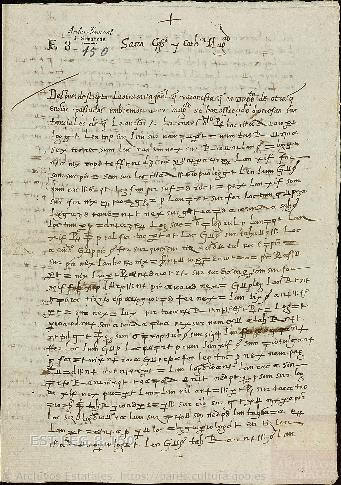
#> input picture adrian1521/t20.jpg, 341 x 485 px
$ python lines.py t20.jpg t30.jpg 5 5
#> lines starting #> are read from the running program, lines starting #| are printed output that depends on the picture
import numpy as np, sys, os
from PIL import Image, ImageOps
def segment(fn, x0=90, x1=None, y0=0, y1=None, thr=0.5):
#> called with fn = 't20.jpg', x0 = 90, y0 = 5, y1 = 5, thr = 0.5
    im = Image.open(fn).convert('L'); a = np.asarray(im).astype(float)
#> after `im = Image.open(fn).convert('L')`:
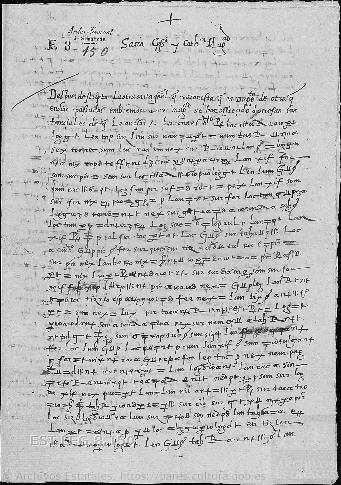
#> im: PIL image 341x485 L; min 0, max 254, mean 188.3
    x1 = x1 or a.shape[1]-20; y1 = y1 or a.shape[0]
#> after `x1 = x1 or a.shape[1] - 20`: x1 = 321
#> after `y1 = y1 or a.shape[0]`: y1 = 5
    ink = (a[y0:y1, x0:x1] < 110).sum(1).astype(float)
#> ink = empty array
#> (the run stopped early here; a loop or call above may not have finished)
